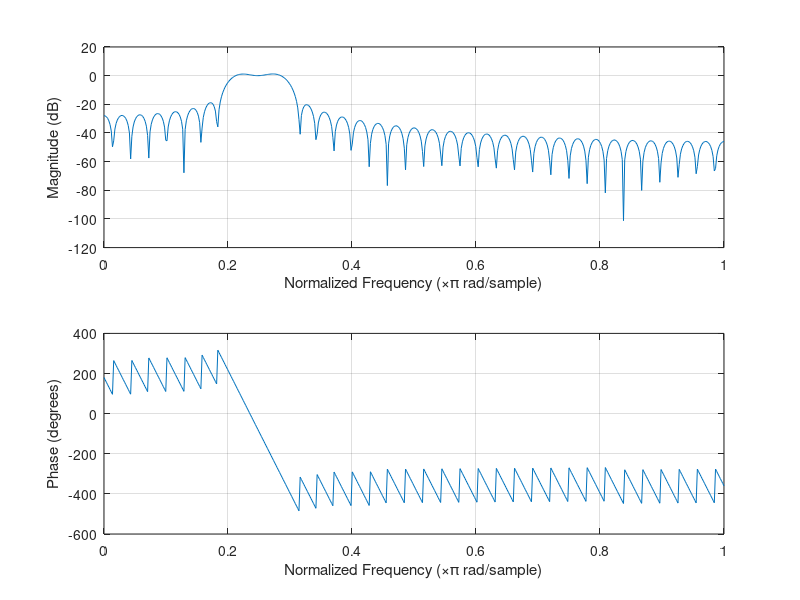
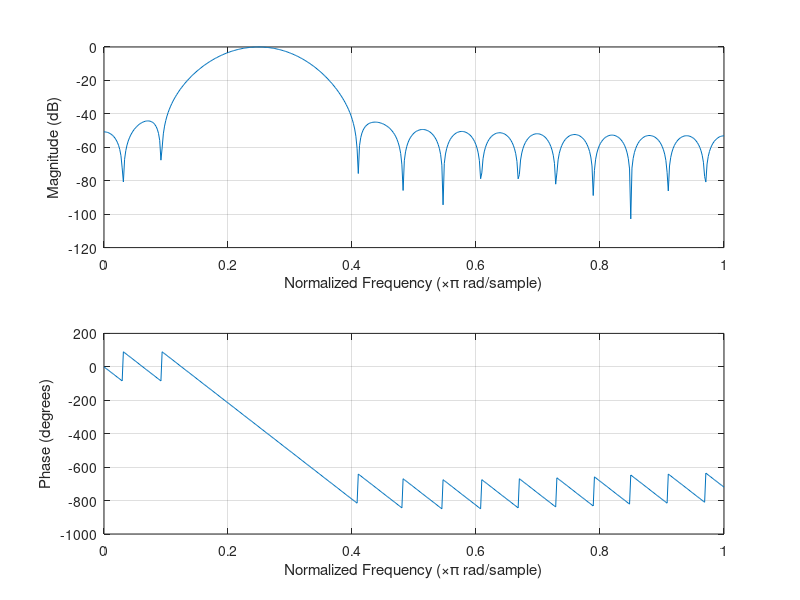

These charts were generated, in order, by the following MATLAB code: (Note: this script raises an error after producing the figures.)
%Ryan Bride and Steven Larkin

clear all; 
close all;
clc

% Pass bands
wp1 = (0.4*pi);
wp2 = (0.6*pi); 
%Stop Bands
ws1 = (0.2*pi);
ws2 = (0.8*pi);

%converting from rad/s to samples/s
fp1 = (wp1/(2*pi)); % wp1
fp2 = (wp2/(2*pi)); % wp2
fs1 = (ws1/(2*pi)); % ws1
fs2 = (ws2/(2*pi)); % ws2
 
passTol = 0.01;
stopTol = 0.057501127785;  

passTolLSEM = 0.02; % for Least Square Error Minimization 
stopTolLSEM = 0.01;


% -- FIR filters --
% Rectangular window (Pass)
nPass = 69; % number of samples
orderPass = (nPass - 1);

rectWindo = figure(1);
wnPass = [fp1 fp2];
bPass = fir1(orderPass,wnPass, 'bandpass', rectwin(nPass)');
[hPass, wPass] = freqz(bPass);
freqz(bPass, 1, 512)
saveas(gcf, 'RectangularWindow.png');


% Hamming window (Hamm)
nHamm = 33; %number of samples             
orderHamm = (nHamm - 1);

hammingWin = figure(2);
wnHamm = [fp1 fp2];
bHamm = fir1(orderHamm, wnHamm, 'bandpass', hamming(nHamm)');
freqz(bHamm, 1, 512)
saveas(gcf, 'HammingWindow.png');


% Frequency-sampling (fs)
orderfs = 33;

freqSamp = figure(3);
ffs = [0 0.2 0.2 0.7 0.7 1];
mfs = [0 0 1 1 0 0];
bfs = fir2(orderfs, ffs, mfs, hamming(orderfs + 1));
[hfs, wfs, ffs] = freqz(bfs, 1, 512);
freqz(bfs, 1, 512)
saveas(freqSamp, 'FrequencySample.png');


% Parks-McCellan Optimal Equiripple Filter (PMOE)
nPMOE = 32; 

fPMOE = [0 fs1 fp1 fp2 fs2 1];
aPMOE = [0 0.0 1.0 1.0 0.0 0.0];

PMOE = figure(4);
wPMOE = [(stopTol/passTol) (1) (stopTol/passTol)];
bPMOE = firpm(nPMOE, fPMOE, aPMOE, wPMOE);
freqz(bPMOE, 1, 512)
saveas(PMOE, 'Parks-McCellanOptimalEquiripple.png');


% Least Square Error Minimization (LSEM)
nLSEM = 32;

fLSEM = [0 fs1 fp1 fp2 fs2 1];
aLSEM = [0 0.0 1.0 1.0 0.0 0.0];
LSEM = figure(5);

wLSEM = [(stopTolLSEM/passTolLSEM) (1) (stopTolLSEM/passTolLSEM)];
bLSEM = firls(nLSEM, fLSEM, aLSEM, wLSEM);
freqz(bLSEM, 1, 512)   
saveas(LSEM, 'LeastSquareErrorMinimization.png');


% --- IIR filters ---

% Butterworth (Butt)
nButt = 12; % 12 chosen visually as a best fit, Order = N*2.

orderButt = nButt-1;
wnButt = [fp1 fp2];

Butt = figure(6);
[bButt, aButt] = butter(orderButt, wnButt, 'bandpass');
[hButt, wButt] = freqz(bButt, aButt);
freqz(bButt, 1, 512)
saveas(Butt, 'Butterworth.png');



% Chebyshev Type I (Cheb1)
nCheb1 = 14; % 14 chosen visually as a best fit, Order = N/2.

orderCheb1 = nCheb1-1;
wnCheb1 = [fp1 fp2];
RpCheb1 = (2*(40*log10((1+passTol)/(1-passTol)))); % Peak to Peak Pb R ( = 2*val)
Cheb1 = figure(7);

[bCheb1, aCheb1] = cheby1(orderCheb1, RpCheb1, wnCheb1, 'bandpass');
freqz(bCheb1, aCheb1, 512)
saveas(Cheb1, 'ChebyshevType1.png');

 

% Chebyshev Type II (Cheb2)
nCheb2 = 12; % number of samples

orderCheb2 = (nCheb2 - 1);
wsCheb2 = [fp1 fp2];
RsCheb2 = (2 *(-20 * log10(passTol))); % stopband atten.

Cheb2 = figure(8);
[bCheb2, aCheb2] = cheby2(orderCheb2, RsCheb2, wsCheb2, 'bandpass');
freqz(bCheb2, aCheb2, 512)
saveas(Cheb2, 'ChebyshevType2.png');
 

% Elliptic (E)
nE = 12; % 12 chosen visually as a best fit.

orderE = (nE - 1);
wsE = [fp1 fp2];
RpE = (2*(40*log10((1+passTol)/(1-passTol)))); % Peak to Peak Pb R ( = 2*val)
RsE = (2 *(-20 * log10(passTol))); % stopband atten.

E = figure(9);
[bE, aE] = ellip(orderE, RpE, RsE, wsE, 'bandpass');
freqz(bE, aE, 512)
saveas(E, 'Elliptic.png');

